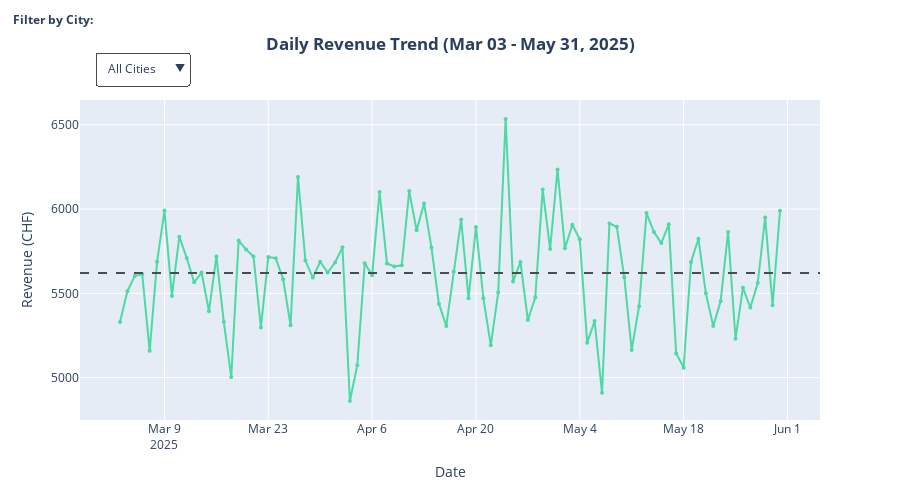

The cell this chart's notebook holds for it:
### Code cell
# Create revenue trend line chart with city dropdown filter
cities = ["All Cities"] + sorted(df_revenue_trend["city_name"].unique().tolist())

# Create figure with traces for each city
fig = go.Figure()

# Add trace for "All Cities" (network-wide)
fig.add_trace(
    go.Scatter(
        x=df_revenue_all["transaction_date"],
        y=df_revenue_all["total_revenue"],
        mode="lines+markers",
        name="All Cities",
        line=dict(color=COLOR_PRIMARY, width=2),
        marker=dict(size=4),
        visible=True,
    )
)

# Add traces for individual cities (initially hidden)
for city in cities[1:]:  # Skip 'All Cities'
    city_data = df_revenue_trend[df_revenue_trend["city_name"] == city]
    fig.add_trace(
        go.Scatter(
            x=city_data["transaction_date"],
            y=city_data["total_revenue"],
            mode="lines+markers",
            name=city,
            line=dict(width=2),
            marker=dict(size=4),
            visible=False,
        )
    )

# Calculate average revenue for reference line (using All Cities data)
avg_revenue = df_revenue_all["total_revenue"].mean()

# Add horizontal line for average
fig.add_hline(
    y=avg_revenue,
    line_dash="dash",
    line_color=COLOR_GRAY,
    annotation_text=f"Avg: CHF {avg_revenue:,.0f}",
    annotation_position="top right",
)

# Create dropdown buttons
buttons = []
for i, city in enumerate(cities):
    visibility = [False] * len(cities)
    visibility[i] = True
    buttons.append(dict(label=city, method="update", args=[{"visible": visibility}]))

# Dynamic title using configured dates
trend_title = f"<b>Daily Revenue Trend ({TREND_START_DATE.strftime('%b %d')} - {DATA_END_DATE.strftime('%b %d, %Y')})</b>"

# Update layout with dropdown
fig.update_layout(
    title=trend_title,
    title_x=0.5,
    xaxis_title="Date",
    yaxis_title="Revenue (CHF)",
    height=500,
    hovermode="x unified",
    updatemenus=[
        dict(
            active=0,
            buttons=buttons,
            direction="down",
            showactive=True,
            x=0.02,
            xanchor="left",
            y=1.15,
            yanchor="top",
            bgcolor="white",
            bordercolor=COLOR_GRAY,
        )
    ],
    annotations=[
        dict(
            text="<b>Filter by City:</b>",
            x=0.02,
            xref="paper",
            y=1.22,
            yref="paper",
            showarrow=False,
            font=dict(size=12),
        )
    ],
)

fig.show()
